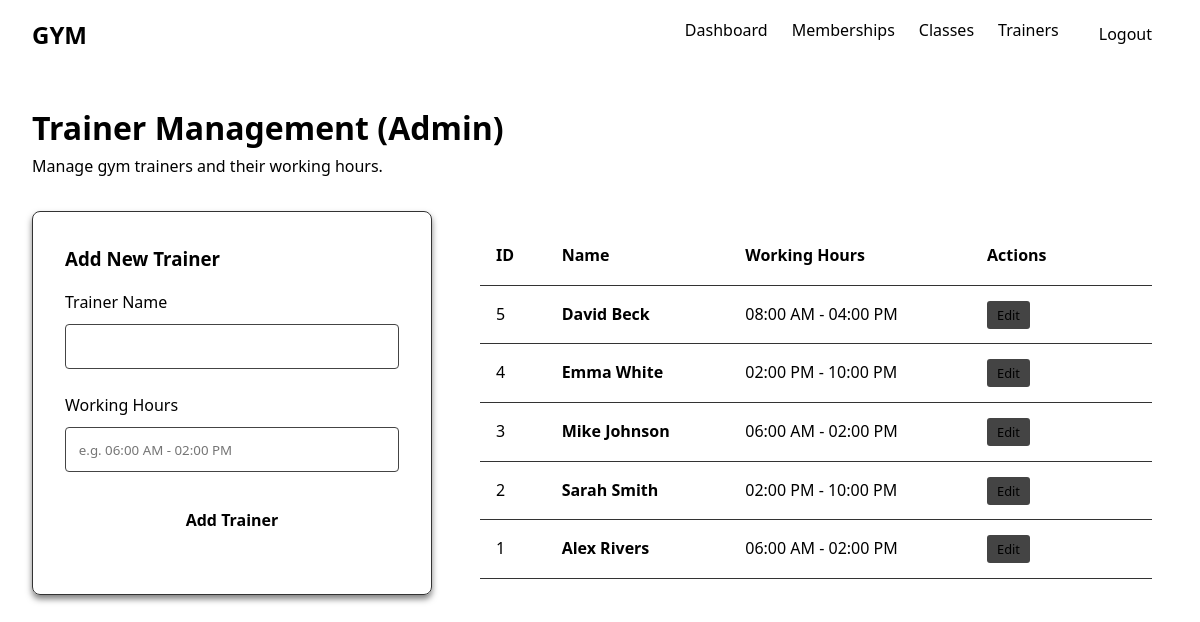
Page /trainers.php (signed in) on the committed database.
### tables this page shows
CREATE TABLE trainers (
    id INT AUTO_INCREMENT PRIMARY KEY,
    trainer_name VARCHAR(100) NOT NULL,
    specialization VARCHAR(100) NOT NULL,
    contact_number VARCHAR(20) NOT NULL,
    email VARCHAR(100) NOT NULL,
    working_hours VARCHAR(100) NOT NULL,
    experience VARCHAR(50) NOT NULL,
    created_at TIMESTAMP DEFAULT CURRENT_TIMESTAMP
);

### trainers.php (the view, shortened to what this page needs)
<?php
require 'includes/db.php';
$trainers_res = $conn->query("SELECT * FROM trainers ORDER BY id DESC");
$edit_trainer = null;
include 'includes/header.php';
?>
<div class="container">
    <div class="dashboard-header">
        <h1>Trainer Management (Admin)</h1>
        <p style="color: var(--text-secondary);">Manage gym trainers and their working hours.</p>
    </div>
    <div style="display: flex; gap: 2rem; flex-wrap: wrap;">
        <div class="form-container" style="flex: 1; margin: 0; min-width: 300px;">
            <h3 style="margin-bottom: 1rem; color: var(--gold);">
                <?php echo $edit_trainer ? 'Edit Trainer' : 'Add New Trainer'; ?>
            </h3>
            <form method="POST" action="trainers.php">
                <div class="form-group">
                    <label>Trainer Name</label>
                    <input type="text" name="trainer_name" class="form-control" required
                           value="<?php echo $edit_trainer ? htmlspecialchars($edit_trainer['trainer_name']) : ''; ?>">
                </div>
                <div class="form-group">
                    <label>Working Hours</label>
                    <input type="text" name="working_hours" class="form-control" required placeholder="e.g. 06:00 AM - 02:00 PM"
                           value="<?php echo $edit_trainer ? htmlspecialchars($edit_trainer['working_hours']) : ''; ?>">
                </div>
                <button type="submit" class="btn-primary">
                    <?php echo $edit_trainer ? 'Update Trainer' : 'Add Trainer'; ?>
                </button>
            </form>
        </div>
        <div class="table-container" style="flex: 2; min-width: 400px;">
            <table>
                <thead>
                    <tr>
                        <th>ID</th>
                        <th>Name</th>
                        <th>Working Hours</th>
                        <th>Actions</th>
                    </tr>
                </thead>
                <tbody>
                    <?php while($row = $trainers_res->fetch_assoc()): ?>
                    <tr>
                        <td><?php echo $row['id']; ?></td>
                        <td style="font-weight: bold; color: var(--gold);"><?php echo htmlspecialchars($row['trainer_name']); ?></td>
                        <td><?php echo htmlspecialchars($row['working_hours']); ?></td>
                        <td>
                            <a href="trainers.php?edit=<?php echo $row['id']; ?>" class="btn-small" style="color:var(--text-primary); background:#444; padding:5px 10px; border-radius:3px;">Edit</a>
                            <a href="trainers.php?delete=<?php echo $row['id']; ?>" class="btn-small btn-danger" style="padding:5px 10px; border-radius:3px; color:#fff;" onclick="return confirm('Are you sure?');">Delete</a>
                        </td>
                    </tr>
                    <?php endwhile; ?>
                </tbody>
            </table>
        </div>
    </div>
</div>
<?php include 'includes/footer.php'; ?>

### css/style.css (style rules this page uses)
* { margin: 0; padding: 0; box-sizing: border-box; font-family: 'Segoe UI', Tahoma, Geneva, Verdana, sans-serif; }
body { background-color: var(--bg-dark); color: var(--text-primary); line-height: 1.6; }
a { text-decoration: none; color: var(--gold); transition: var(--transition); }
.form-container { max-width: 400px; margin: 4rem auto; background-color: var(--bg-card); padding: 2rem; border-radius: 8px; border: 1px solid #333; box-shadow: 0 4px 6px rgba(0,0,0,0.5); }
.form-group { margin-bottom: 1.5rem; }
.form-group label { display: block; margin-bottom: 0.5rem; color: var(--text-secondary); }
.form-control { width: 100%; padding: 0.8rem; background-color: var(--bg-dark); border: 1px solid #444; color: var(--text-primary); border-radius: 4px; transition: var(--transition); }
.btn-primary { width: 100%; padding: 0.8rem; background-color: var(--gold); color: var(--bg-dark); border: none; border-radius: 4px; font-weight: bold; font-size: 1rem; cursor: pointer; transition: var(--transition); }
.container { max-width: 1200px; margin: 0 auto; padding: 2rem; }
.dashboard-header { margin-bottom: 2rem; }
.dashboard-header h1 { color: var(--gold); }
.table-container { overflow-x: auto; background-color: var(--bg-card); border-radius: 8px; padding: 1rem; }
table { width: 100%; border-collapse: collapse; }
th, td { padding: 1rem; text-align: left; border-bottom: 1px solid #333; }
th { color: var(--gold); font-weight: bold; }
.btn-small { padding: 0.3rem 0.6rem; font-size: 0.8rem; }
.btn-danger { background-color: var(--danger); }

### rows in the picture
trainers: id "5", trainer_name "David Beck", working_hours "08:00 AM - 04:00 PM"
trainers: id "4", trainer_name "Emma White", working_hours "02:00 PM - 10:00 PM"
trainers: id "3", trainer_name "Mike Johnson", working_hours "06:00 AM - 02:00 PM"
trainers: id "2", trainer_name "Sarah Smith", working_hours "02:00 PM - 10:00 PM"
trainers: id "1", trainer_name "Alex Rivers", working_hours "06:00 AM - 02:00 PM"
